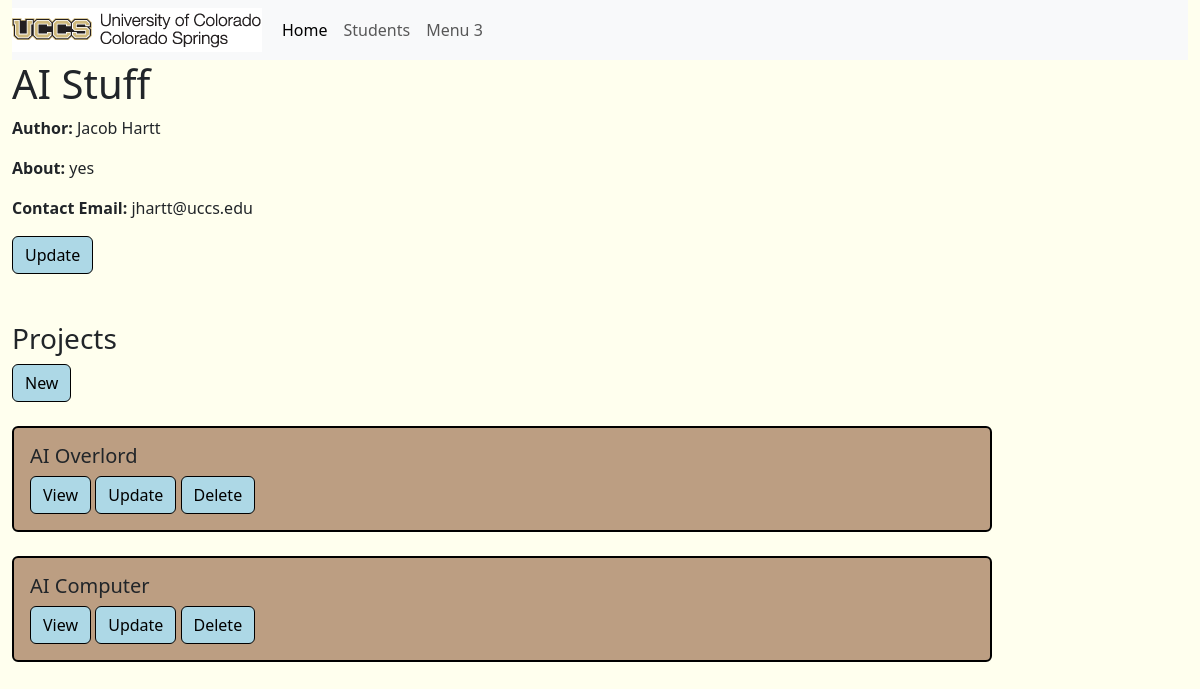
/portfolio/1/, run on an earlier commit of the app's database.
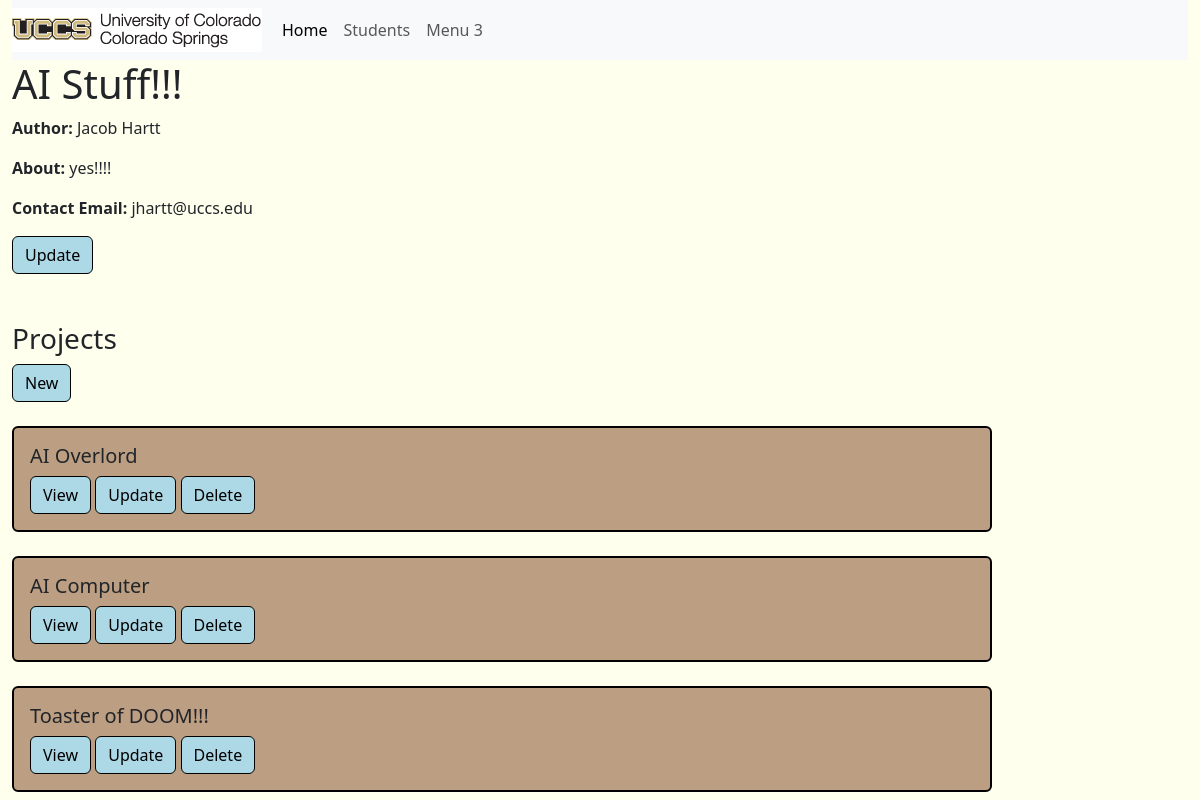
And on a later commit of the database.
### portfolio_app/models.py (models this page shows, shortened)
class Portfolio(models.Model):
	title = models.CharField(max_length=200)
	contact_email = models.CharField("Contact Email", max_length=200)
	is_active = models.BooleanField()
	about = models.CharField(max_length=5000, blank = True)

class Project(models.Model):
	title = models.CharField(max_length=200)
	description = models.CharField(max_length=5000)
	portfolio = models.ForeignKey(Portfolio, on_delete=models.CASCADE,
				related_name='projects')

class Student(models.Model):
	MAJOR = (
		('CSCI-BS', 'BS in Computer Science'),
		('CPEN-BS', 'BS in Computer Engineering'),
		('BIGD-BI', 'BI in Game Design and Development'),
		('BICS-BI', 'BI in Computer Science'),
		('BISC-BI', 'BI in Computer Security'),
		('CSCI-BA', 'BA in Computer Science'),
		('DASE-BS', 'BS in Data Analytics and Systems Engineering')
	)
	name = models.CharField(max_length=200)
	email = models.CharField("UCCS Email", max_length=200)
	major = models.CharField(max_length=200, choices=MAJOR)
	portfolio = models.OneToOneField(
		Portfolio,
		on_delete=models.CASCADE,
	)

### portfolio_app/views.py (the view)
# urls.py: path('portfolio/<int:pk>/', PortfolioDetailView.as_view(), name='portfolio_detail'),
class PortfolioDetailView(DetailView):
	model = Portfolio
	template_name = 'portfolio_app/portfolio_detail.html'
	context_object_name = 'portfolio'
	def get_context_data(self, **kwargs):
		context = super().get_context_data(**kwargs)
		projects = self.object.projects.all()
		context['projects'] = projects
		context['portfolio_id'] = self.kwargs['pk']
		context['page_title'] = "CS Portfolio - {}".format(context['portfolio'].title)
		return context

### portfolio_app/templates/portfolio_app/portfolio_detail.html (shortened to what this page needs)
{% extends "portfolio_app/base_template.html" %}
{% block content %}
    <h1>{{ portfolio.title }}</h1>
    <p><b>Author: </b>{{ portfolio.student.name }}</p>
    <p><b>About: </b>{{ portfolio.about }}</p>
    <p><b>Contact Email: </b>{{ portfolio.contact_email }}</p>
    <a href="update_portfolio/" class="btn btn-info">Update</a>
    <br>
    <br>
    <br>
    <h3>Projects</h3>
    <a href="create_project/" class="btn btn-info">New</a>
    <br>
    {% for project in projects %}
        <br>
        <div class="card">
            <div class="card-body">
                <h5>{{ project.title }}</h5>
    		<a href="view_project/{{ project.id }}/" class="btn btn-info">View</a>
    		<a href="update_project/{{ project.id }}" class="btn btn-info">Update</a>
    		<a href="delete_project/{{ project.id }}" class="btn btn-info">Delete</a>
            </div>
        </div>
    {% endfor %}
{% endblock %}

What changed in the data, as far as the page shows it:
changed Portfolio "jhartt@uccs.edu": title "AI Stuff" → "AI Stuff!!!"; about "yes" → "yes!!!!"
added Project: title "Toaster of DOOM!!!"
